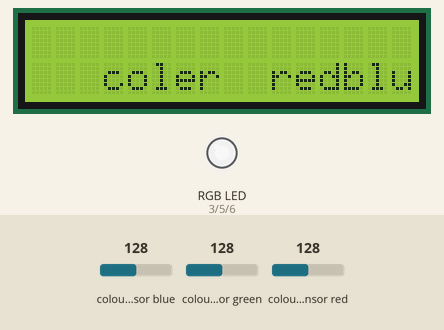
This sketch was run on a simulated Arduino Uno, built with avr-gcc and run on an emulated ATmega328P. Parts: 16×2 character LCD, an RGB LED mixed from three pins (HIGH = lit). Inputs (shaded band) come from the test bench; at power-on: colour sensor green 128, colour sensor blue 128, colour sensor red 128. What the sketch prints to the serial monitor is not drawn.

Above: at 1.3 s.
1.4 s: colour sensor green set to 123
At 1.9 s:
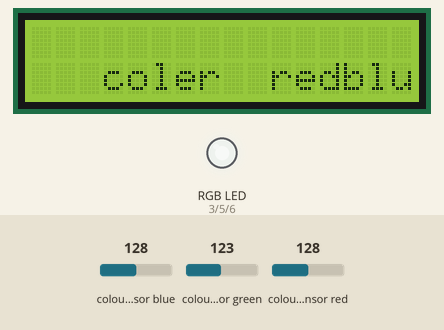
2.9 s: colour sensor green set to 115
At 3.6 s:
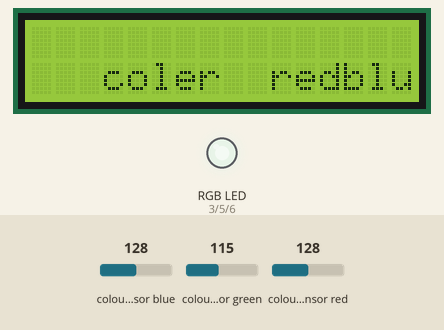
4.4 s: colour sensor blue set to 123
At 5.6 s:
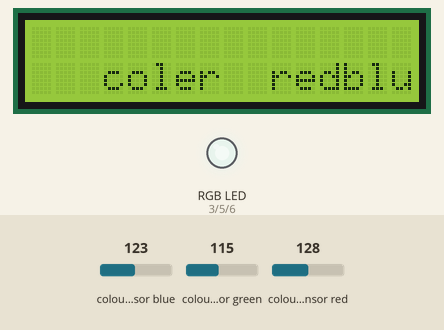
5.9 s: colour sensor blue set to 116
At 6.8 s:
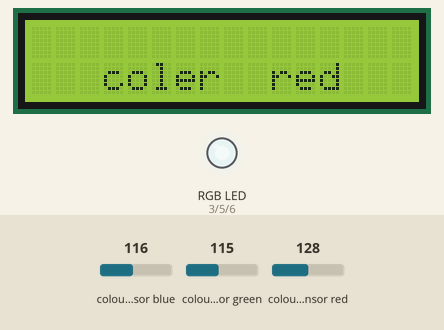
7.4 s: colour sensor green set to 191
At 8.6 s:
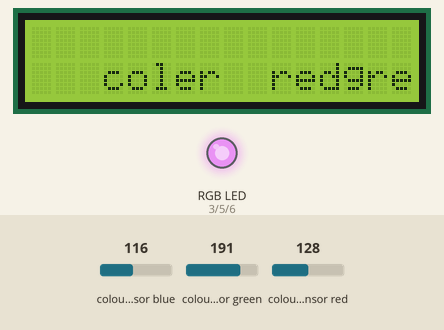
8.9 s: colour sensor red set to 117
At 10.3 s:
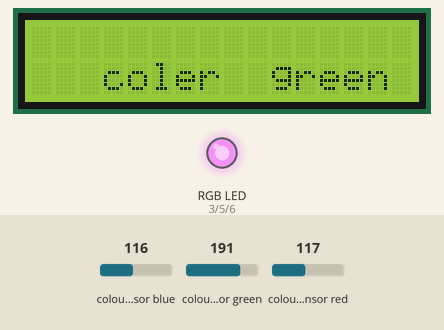
Timing chart, 0 to 11.5 s (numbered marks = the images above; inputs shaded):
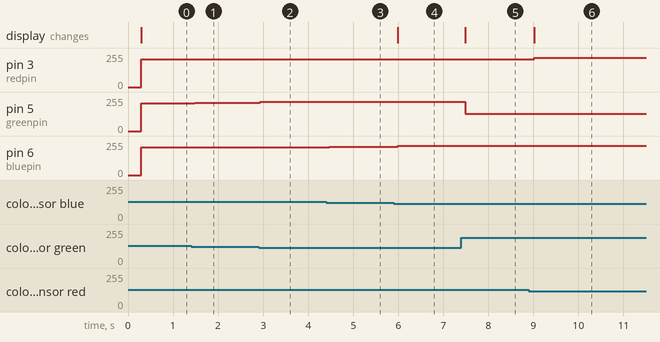

The sketch:

TCS34725-LCD-LED.ino
```cpp
#include <Wire.h>
#include "Adafruit_TCS34725.h"
#include <LiquidCrystal_I2C.h>
LiquidCrystal_I2C lcd(0x27, 16, 2);


#define redpin 3
#define greenpin 5
#define bluepin 6

#define commonAnode true


byte gammatable[256];


Adafruit_TCS34725 tcs = Adafruit_TCS34725(TCS34725_INTEGRATIONTIME_50MS, TCS34725_GAIN_4X);

void setup() {
  Serial.begin(9600);

lcd.begin();
  lcd.backlight();
  if (tcs.begin()) {

  } else {
    Serial.println("No TCS34725 found ... check your connections");
    while (1);
  }


  pinMode(redpin, OUTPUT);
  pinMode(greenpin, OUTPUT);
  pinMode(bluepin, OUTPUT);


  for (int i=0; i<256; i++) {
    float x = i;
    x /= 255;
    x = pow(x, 2.5);
    x *= 255;

    if (commonAnode) {
      gammatable[i] = 255 - x;
    } else {
      gammatable[i] = x;
    }

  }
}


void loop() {
  float red, green, blue;

  tcs.setInterrupt(false);  // turn on LED

  delay(60);  // takes 50ms to read

  tcs.getRGB(&red, &green, &blue);

  tcs.setInterrupt(true);  // turn off LED

  Serial.print("R:\t"); Serial.print(int(red));
  Serial.print("\tG:\t"); Serial.print(int(green));
  Serial.print("\tB:\t"); Serial.print(int(blue));
  lcd.clear();
  lcd.setCursor(2,0);

  lcd.setCursor(3,1);
  lcd.print("coler");
  lcd.setCursor(10,1);

  if(int (red)>=120){
Serial.print("\n");
   lcd.print ("red");
  }
  if(int (blue)>=120){
Serial.print("\n");
   lcd.print ("blue");
   }
   if(int (green)>=120){
Serial.print("\n");
   lcd.print ("green");
   }


  Serial.print("\n");


  analogWrite(redpin, gammatable[(int)red]);
  analogWrite(greenpin, gammatable[(int)green]);
  analogWrite(bluepin, gammatable[(int)blue]);

}
```

Measured:
- the behaviour switches between 120 and 119 on colour sensor blue (found by bisection; images 3 and 4)
- the behaviour switches between 120 and 119 on colour sensor red (found by bisection; images 5 and 6)
- after the input at 1.4 s, pin 5 (greenpin): 209/255 → 213/255 after 0.08 s
- after the input at 2.9 s, pin 5 (greenpin): 213/255 → 220/255 at once
- after the input at 4.4 s, pin 6 (bluepin): 209/255 → 213/255 after 0.06 s
- after the input at 5.9 s, pin 6 (bluepin): 213/255 → 219/255 after 0.09 s; the display: changes after 0.09 s (image 4)
- after the input at 7.4 s, pin 5 (greenpin): 220/255 → 131/255 after 0.08 s; the display: changes after 0.08 s (image 5)
- after the input at 8.9 s, pin 3 (redpin): 209/255 → 218/255 after 0.12 s; the display: changes after 0.12 s (image 6)
